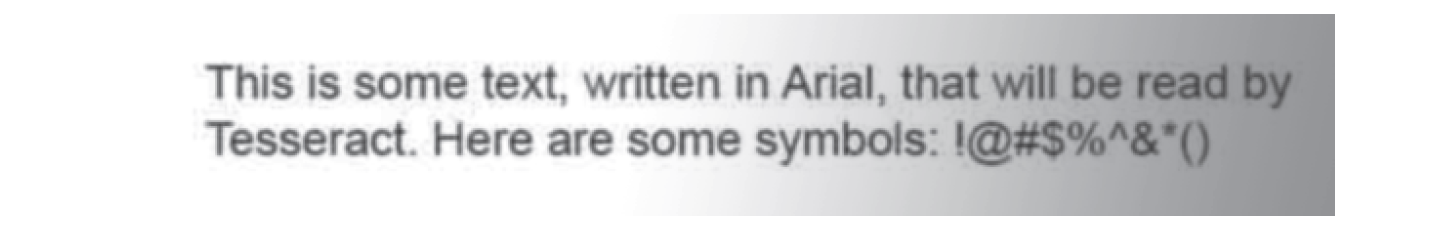
#> input picture No12/p2.png, 1442 x 238 px
$ python cleanPic.py
#> lines starting #> are read from the running program, lines starting #| are printed output that depends on the picture
from PIL import Image
import subprocess

def cleanFile(filepath, newfilePath):
#> called with filepath = 'p2.png', newfilePath = 'p2_clean.png'
    image = Image.open(filepath)
#> image is the input picture: PIL image 1442x238 RGBA; mean R, G, B, A 220.8, 221.1, 222.1, 255
    # 对图片进行阈值过滤，然后保存
    image = image.point(lambda x : 0 if x < 143 else 255)
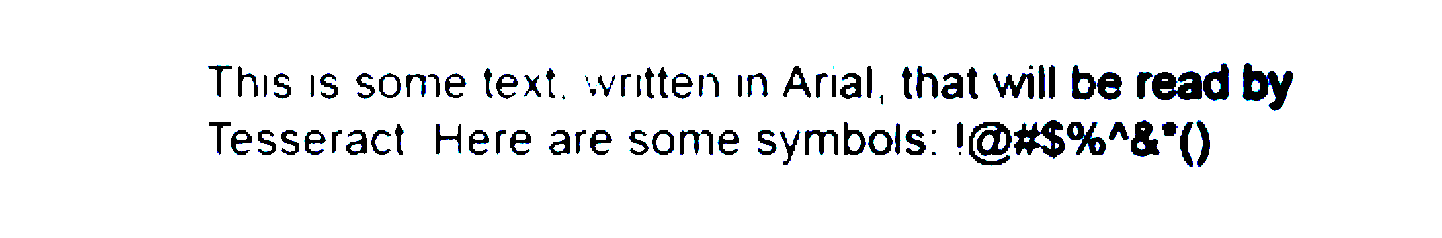
#> image: PIL image 1442x238 RGBA; mean R, G, B, A 238.1, 238.6, 239.4, 255
    image.save(newfilePath)

    # 调用系统的tesseract命令对图片进行OCR识别
    subprocess.call(["tesseract", newfilePath, "p2_output"])
#> (this line was passed over: subprocess is not available in this run)

    # 打开文件读取结果
#> (the run stopped early here; a loop or call above may not have finished)

$ run again, with No12/p1.png copied over No12/p2.png
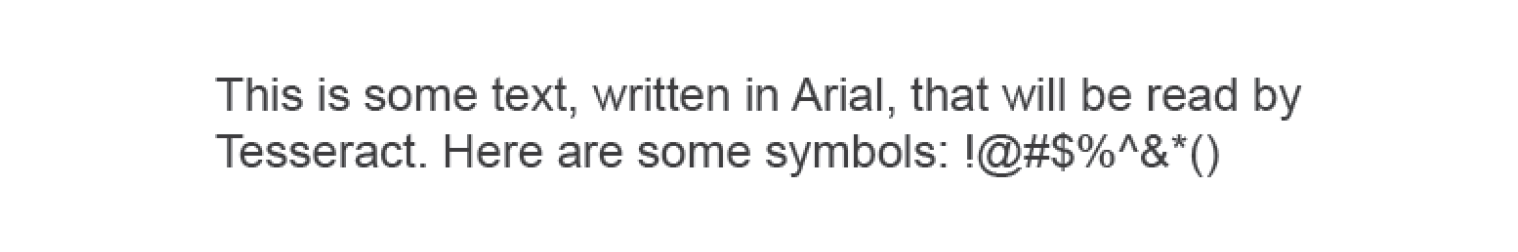
#> input picture No12/p1.png, 1518 x 252 px
#> in cleanFile, image is the input picture: PIL image 1518x252 RGBA; mean R, G, B, A 244.7, 244.7, 244.9, 255
#> in cleanFile, `image = image.point(lambda x : 0 if x < 143 else 255)`:
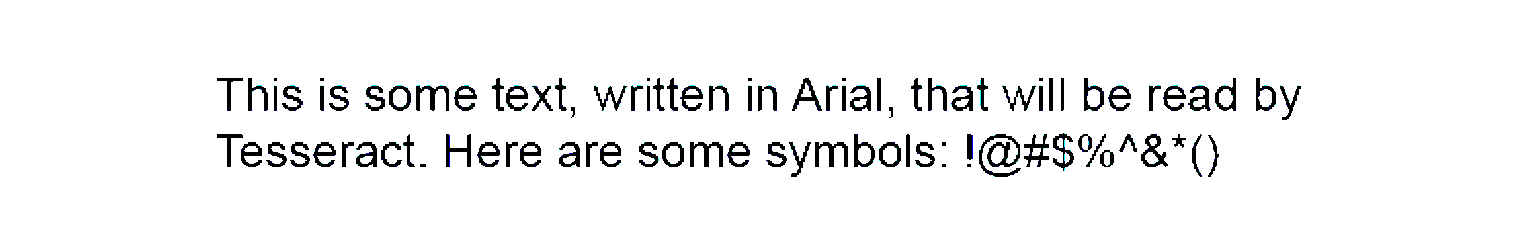
#> image: PIL image 1518x252 RGBA; mean R, G, B, A 242.6, 242.8, 243, 255
